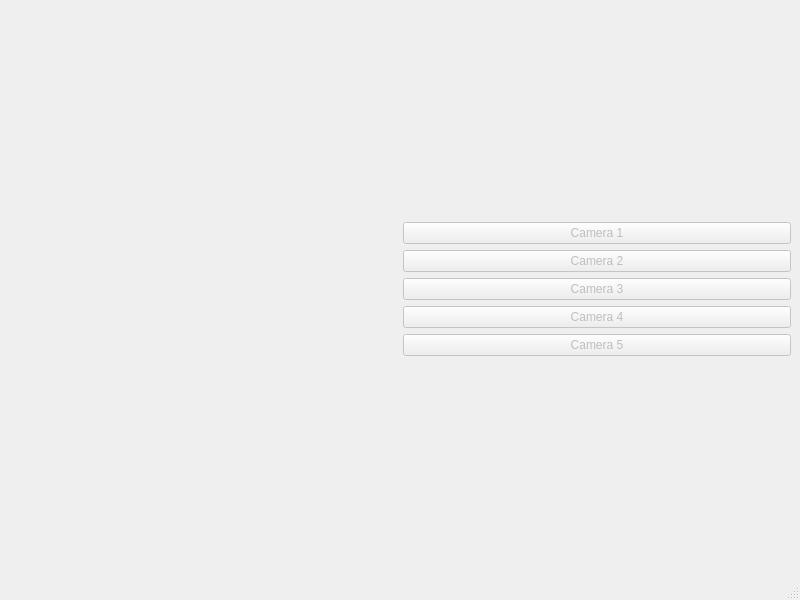
<?xml version="1.0" encoding="UTF-8"?>
<ui version="4.0">
 <class>MainWindow</class>
 <widget class="QMainWindow" name="MainWindow">
  <property name="geometry">
   <rect>
    <x>0</x>
    <y>0</y>
    <width>800</width>
    <height>600</height>
   </rect>
  </property>
  <property name="windowTitle">
   <string>MainWindow</string>
  </property>
  <widget class="QWidget" name="centralwidget">
   <layout class="QGridLayout" name="gridLayout_2">
    <item row="0" column="0">
     <widget class="QLabel" name="label">
      <property name="text">
       <string/>
      </property>
     </widget>
    </item>
    <item row="0" column="1">
     <layout class="QVBoxLayout" name="verticalLayout">
      <item>
       <widget class="QPushButton" name="btnCam0">
        <property name="enabled">
         <bool>false</bool>
        </property>
        <property name="text">
         <string>Camera 1</string>
        </property>
       </widget>
      </item>
      <item>
       <widget class="QPushButton" name="btnCam1">
        <property name="enabled">
         <bool>false</bool>
        </property>
        <property name="text">
         <string>Camera 2</string>
        </property>
       </widget>
      </item>
      <item>
       <widget class="QPushButton" name="btnCam2">
        <property name="enabled">
         <bool>false</bool>
        </property>
        <property name="text">
         <string>Camera 3</string>
        </property>
       </widget>
      </item>
      <item>
       <widget class="QPushButton" name="btnCam3">
        <property name="enabled">
         <bool>false</bool>
        </property>
        <property name="text">
         <string>Camera 4</string>
        </property>
       </widget>
      </item>
      <item>
       <widget class="QPushButton" name="btnCam4">
        <property name="enabled">
         <bool>false</bool>
        </property>
        <property name="text">
         <string>Camera 5</string>
        </property>
       </widget>
      </item>
     </layout>
    </item>
   </layout>
  </widget>
  <widget class="QMenuBar" name="menubar">
   <property name="geometry">
    <rect>
     <x>0</x>
     <y>0</y>
     <width>800</width>
     <height>30</height>
    </rect>
   </property>
  </widget>
  <widget class="QStatusBar" name="statusbar"/>
 </widget>
 <resources/>
 <connections/>
</ui>
